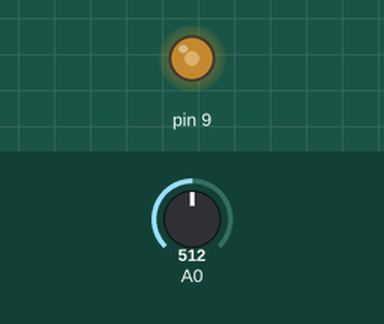
This sketch was run on a simulated Arduino Uno, built with avr-gcc and run on an emulated ATmega328P. Shown: output pins drawn as LEDs (lit = HIGH). The test bench sets the inputs (shaded band); at power-on: A0 = 512.

Above: at 1.2 s.
1.3 s: A0 set to 716
At 2.5 s:
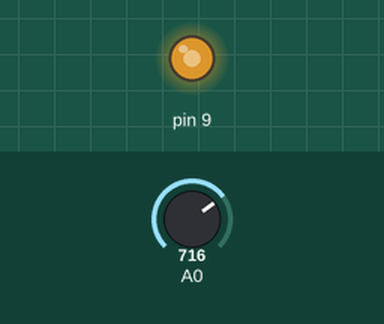
2.8 s: A0 set to 900
At 3.8 s:
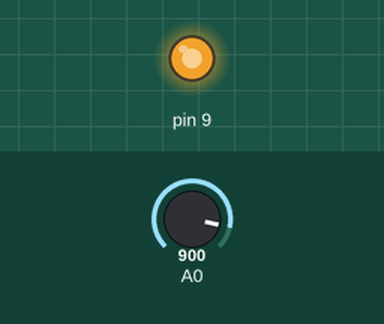
4.3 s: A0 set to 122
At 4.9 s:
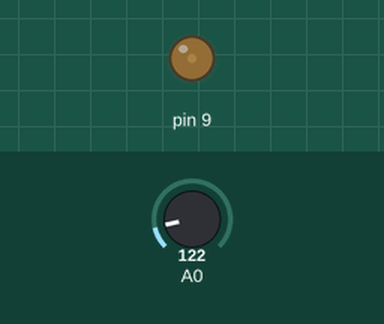
5.8 s: A0 set to 0
At 6.1 s:
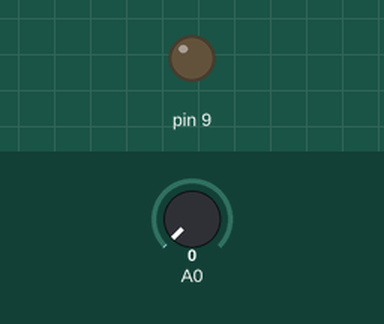
Timing chart, 0 to 8.3 s (numbered marks = the images above; inputs shaded):
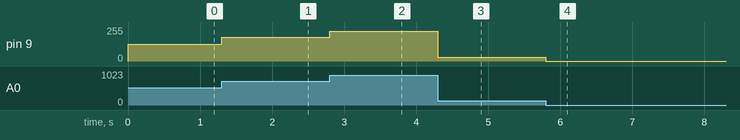

The sketch:

Potenciometro2.ino
```cpp
byte voltage;
// the setup routine runs once when you press reset:
void setup() {
  // initialize serial communication at 9600 bits per second:
  Serial.begin(9600);
}

// the loop routine runs over and over again forever:
void loop() {
  // read the input on analog pin 0:
  int sensorValue = analogRead(A0);
  // Convert the analog reading (which goes from 0 - 1023) to a voltage (0 - 5V):
  voltage = map(sensorValue,0,1023,0,254);
   analogWrite(9, voltage);
}
```

Measured:
- after the input at 1.3 s, pin 9: 127/255 → 177/255 at once
- after the input at 2.8 s, pin 9: 177/255 → 223/255 at once
- after the input at 4.3 s, pin 9: 223/255 → 30/255 at once
- after the input at 5.8 s, pin 9: 30/255 → 0/255 at once
